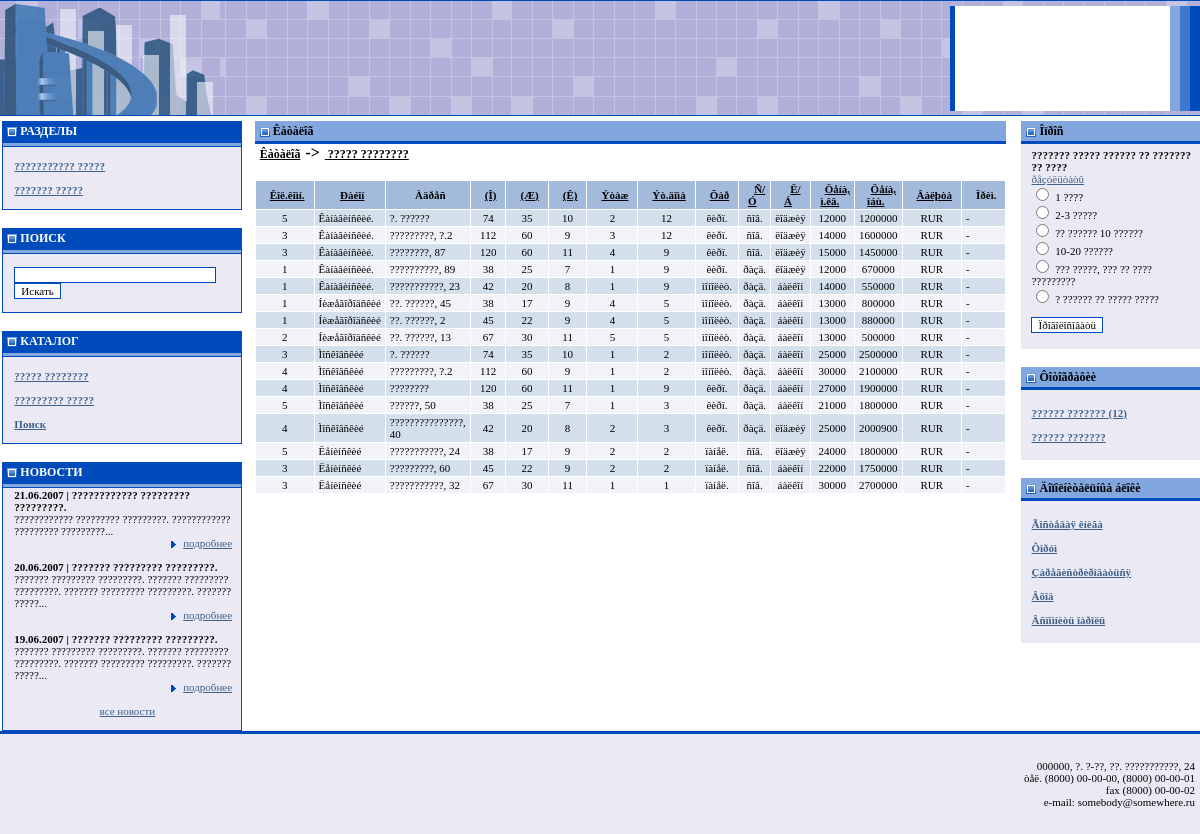
The page /source/catalog.php?id_catalog=1 on the database its author committed.
### tables this page shows
CREATE TABLE system_menu_catalog (
  id_catalog int(11) NOT NULL auto_increment,
  `name` tinytext NOT NULL,
  description text NOT NULL,
  keywords tinytext NOT NULL,
  modrewrite tinytext NOT NULL,
  pos int(11) NOT NULL default '0',
  hide enum('show','hide') NOT NULL default 'show',
  id_parent int(11) NOT NULL default '0',
  PRIMARY KEY  (id_catalog)
);

CREATE TABLE system_catalog (
  id_catalog int(11) NOT NULL auto_increment,
  `name` tinytext NOT NULL,
  description text NOT NULL,
  keywords tinytext NOT NULL,
  modrewrite tinytext NOT NULL,
  pos int(11) NOT NULL default '0',
  hide enum('show','hide') NOT NULL default 'show',
  id_parent int(11) NOT NULL default '0',
  PRIMARY KEY  (id_catalog)
);

CREATE TABLE system_news (
  id_news int(11) NOT NULL auto_increment,
  `name` tinytext NOT NULL,
  body text NOT NULL,
  putdate datetime NOT NULL default '0000-00-00 00:00:00',
  url tinytext NOT NULL,
  urltext tinytext NOT NULL,
  urlpict tinytext NOT NULL,
  hide enum('show','hide') NOT NULL default 'show',
  PRIMARY KEY  (id_news),
  FULLTEXT KEY `name` (`name`,body)
);

CREATE TABLE system_position (
  id_position int(11) NOT NULL auto_increment,
  note tinytext NOT NULL,
  district enum('kanavinskii','nizhegorodskii','sovetskii','priokskii','moskovskii','avtozavodskii','leninskii','sormovskii') NOT NULL default 'kanavinskii',
  address tinytext NOT NULL,
  squareo smallint(6) NOT NULL default '0',
  squarej smallint(6) NOT NULL default '0',
  squarek smallint(6) NOT NULL default '0',
  rooms tinyint(4) NOT NULL default '0',
  `floor` tinyint(4) NOT NULL default '0',
  floorhouse tinyint(4) NOT NULL default '0',
  material enum('brick','concrete','reconcrete') NOT NULL default 'brick',
  su enum('separate','combined') NOT NULL default 'separate',
  balcony enum('balcony','loggia') NOT NULL default 'balcony',
  price int(10) NOT NULL default '0',
  pricemeter int(10) NOT NULL default '0',
  currency enum('RUR','USD','EUR') NOT NULL default 'RUR',
  hide enum('show','hide') NOT NULL default 'show',
  pos int(11) NOT NULL default '0',
  putdate datetime NOT NULL,
  id_catalog int(8) NOT NULL default '0',
  PRIMARY KEY  (id_position),
  KEY id_catalog (id_catalog)
);

CREATE TABLE system_poll (
  id_catalog int(11) NOT NULL auto_increment,
  `name` text,
  archive enum('archive','active') NOT NULL default 'archive',
  hide enum('show','hide') NOT NULL default 'show',
  putdate datetime default NULL,
  PRIMARY KEY  (id_catalog)
);

CREATE TABLE system_poll_answer (
  id_position int(10) NOT NULL auto_increment,
  `name` text,
  pos int(4) default NULL,
  hits int(11) default NULL,
  id_catalog int(11) default NULL,
  PRIMARY KEY  (id_position)
);

CREATE TABLE system_photo_catalog (
  id_catalog int(11) NOT NULL auto_increment,
  `name` tinytext NOT NULL,
  description text NOT NULL,
  hide enum('show','hide') NOT NULL default 'show',
  pos int(11) NOT NULL,
  PRIMARY KEY  (id_catalog)
);

### source/catalog_position.php (the view, shortened to what the rows shown need)
<?php
  $strtmp = "pos";
  $query = "SELECT * FROM $tbl_cat_position
            WHERE id_catalog=$_GET[id_catalog]
            ORDER BY $strtmp";
  $pos = mysql_query($query);
  if (mysql_num_rows($pos)>0)
  {
     $href = "catalog.php?id_catalog=$_GET[id_catalog]";
     echo "<table width=100%
                  border=0
                  cellspacing=1
                  cellpadding=1><tr class=stable_tr_ttl_clr>
               <b><a class=main_txt
                  href=$href&roomsorder=$_GET[roomsorder]>Êîë.êîìí.</a></b>
               <b><a class=main_txt
                  href=$href&districtorder=$_GET[districtorder]>Ðàéîí</a></b>
               <b><a class=main_txt
                  href=$href&square_o_order=$_GET[square_o_order]>(Î)</a></b>
               <b><a class=main_txt
                  href=$href&square_j_order=$_GET[square_j_order]>(Æ)</a></b>
               <b><a class=main_txt
                  href=$href&square_k_order=$_GET[square_k_order]>(Ê)</a></b>
               <b><a class=main_txt
                  href=$href&floor_order=$_GET[floor_order]>Ýòàæ</a></b>
               <b><a class=main_txt
                  href=$href&floor_house_order=".
                 "$_GET[floor_house_order]>Ýò.äîìà</a></b>
               <b><a class=main_txt
                  href=$href&material_order=$_GET[material_order]>Õàð</a></b>
               <b><a class=main_txt
                  href=$href&su_order=$_GET[su_order]>Ñ/Ó</a></b>
               <b><a class=main_txt
                  href=$href&balcony_order=$_GET[balcony_order]>Ë/Á</a></b>
               <b><a class=main_txt
                  href=$href&price_metr_order=".
                 "$_GET[price_metr_order]>Öåíà,<br>ì.êâ.</a></b>
               <b><a class=main_txt
                  href=$href&price_order=$_GET[price_order]>Öåíà, îáù.</a></b>
               <b><a class=main_txt
                  href=$href&currency_order=$_GET[currency_order]>Âàëþòà</a></b>
          </tr>";
    $i = 0;
    while($position = mysql_fetch_array($pos))
    {
      switch ($position['district'])
      {
        case 'kanavinskii':
          $distr = "Êàíàâèíñêèé.";
          break;
        case 'nizhegorodskii':
          $distr = "Íèæåãîðîäñêèé";
          break;
        case 'moskovskii':
          $distr = "Ìîñêîâñêèé";
          break;
        case 'leninskii':
          $distr = "Ëåíèíñêèé";
          break;
      }
      switch ($position['material'])
      {
        case 'brick':
          $material = "êèðï.";
          break;
        case 'concrete':
          $material = "ïàíåë.";
          break;
        case 'reconcrete':
          $material = "ìîíîëèò.";
          break;
      }
      switch ($position['su'])
      {
        case 'separate':
          $su = "ñîâ.";
          break;
        case 'combined':
          $su = "ðàçä.";
          break;
      }
      switch ($position['balcony'])
      {
        case 'balcony':
          $balcony = "áàëêîí";
          break;
        case 'loggia':
          $balcony = "ëîäæèÿ";
          break;
      }
      if($i++ % 2) $class = "stable_tr_clr2";
      else $class = "stable_tr_clr1";
      echo "<tr class=\"$class\">
            <td align=center class=stable_txt>
              $position[rooms]
            </td>
            <td class=stable_txt>
              $distr
            </td>
            <td class=stable_txt>
              $position[address]
            </td>
            <td align=center class=stable_txt>
              $position[squareo]
            </td>
            <td align=center class=stable_txt>
              $position[squarej]
            </td>
            <td align=center class=stable_txt>
              $position[squarek]
            </td>
            <td align=center class=stable_txt>
              $position[floor]
            </td>
            <td align=center class=stable_txt>
              $position[floorhouse]
            </td>
            <td align=center class=stable_txt>
              $material
            </td>
            <td align=center class=stable_txt>
              $su
            </td>
            <td align=center class=stable_txt>
              $balcony
            </td>
            <td align=center class=stable_txt>
              $position[pricemeter]
            </td>
            <td align=center class=stable_txt>
              $position[price]
            </td>
            <td align=center class=stable_txt>
              $position[currency]
            </td>
            <td class=stable_txt>
              $position[note]
            </td>
          </tr>";
    }
    echo "</table>";
  }
?>

### source/templates/top.php (shortened to what the rows shown need)
<?php
  require_once("config/config.php");
  require_once("dmn/utils/utils.print_page.php");
?>
<html>
<head>
<link href="site.css" rel="stylesheet" type="text/css">
</head>
<body bgcolor="#FFFFFF" text="#000000" topmargin="0" bottommargin="0" rightmargin="0" leftmargin="0" marginwidth="0" marginheight="0">
<table width="100%" height="100%" border="0" cellpadding="0" cellspacing="0">
<tr>
<td valign="top">
<table width="100%" border="0" cellspacing="0" cellpadding="0">
<tr>
<td width="250" align="center" valign="top" style="padding-top: 5px;">
<table width="240" border="0" cellpadding="0" cellspacing="0" bgcolor="#004BBC">
<tr>
<td>
<table width="100%" border="0" cellspacing="1" cellpadding="1">
<tr>
<tr>
<td bgcolor="#EBEAF4">
<table width="100%" border="0" cellspacing="0" cellpadding="0">
<tr>
  <td width="100%" height="25" align="left" class="in_input_txt"><br>
  <?php
    $query = "SELECT * FROM $tbl_catalog
              WHERE hide = 'show' AND id_parent = 0
              ORDER BY pos";
    $cat = mysql_query($query);
    if(mysql_num_rows($cat))
    {
      while($catalog = mysql_fetch_array($cat))
      {
        echo "<b><a href=index.php?id_catalog=$catalog[id_catalog]
                    class=\"rightpanel_lnk\">$catalog[name]</a></b><br><br>";
      }
    }
  ?>
  </td>
</tr>
</table>
</td>
</tr>
</table>
</td>
</tr>
</table>
<br>
<br>
<table width="240" border="0" cellpadding="0" cellspacing="0" bgcolor="#004BBC">
<tr>
<td>
<table width="100%" border="0" cellspacing="1" cellpadding="1">
<tr>
<tr>
<td bgcolor="#EBEAF4">
<table width="100%" border="0" cellspacing="0" cellpadding="0">
<tr>
  <td width="100%" height="25" align="left" class="in_input_txt"><br>
  <?php
    $query = "SELECT * FROM $tbl_cat_catalog
              WHERE hide = 'show' AND id_parent = 0
              ORDER BY pos";
    $cat = mysql_query($query);
    if(mysql_num_rows($cat))
    {
      while($catalog = mysql_fetch_array($cat))
      {
        echo "<b><a href=index.php?id_catalog=$catalog[id_catalog]
                    class=\"rightpanel_lnk\">$catalog[name]</a></b><br><br>";
      }
      echo "<b><a href=catalog_search.php
                  class=\"rightpanel_lnk\">Поиск</a></b><br><br>";
    }
  ?>
  </td>
</tr>
</table>
</td>
</tr>
</table>
</td>
</tr>
</table>
<br>
<table width="240" border="0" cellpadding="0" cellspacing="0" bgcolor="#004BBC">
<tr>
<td>
<table width="100%" border="0" cellspacing="1" cellpadding="1">
<tr>
<tr>
<td bgcolor="#EBEAF4">
<table width="100%" border="0" cellspacing="0" cellpadding="0">
<tr>
  <td width="100%" height="25" align="left" class="in_input_txt">
  <?php
    $query = "SELECT id_news,
                     name,
                     body,
                     DATE_FORMAT(putdate,'%d.%m.%Y') as putdate_format,
                     url,
                     urltext,
                     urlpict,
                     hide
              FROM $tbl_news
              WHERE hide = 'show'
              ORDER BY putdate DESC
              LIMIT 3";
    $new = mysql_query($query);
    if(mysql_num_rows($new))
    {
      $patt = array("[b]", "[/b]", "[i]", "[/i]");
      $repl = array("", "", "", "");
      $pattern_url = "|\[url[^\]]*\]|";
      $pattern_b_url = "|\[/url[^\]]*\]|";
      while($news_up = mysql_fetch_array($new))
      {
        if(strlen($news_up['body']) > 100)
        {
          $news_up['body'] = substr($news_up['body'], 0, 100)."...";
          $news_up['body'] = str_replace($patt, $repl, $news_up['body']);
          $news_up['body'] = preg_replace($pattern_url, "", $news_up['body']);
          $news_up['body'] = preg_replace($pattern_b_url, "", $news_up['body']);
        }
        echo "<b>$news_up[putdate_format] | ".print_page($news_up['name'])."</b>
            <br>
            ".print_page($news_up['body'])."
            <div align=\"right\">
              <a href=\"news.php?id_news=$news_up[id_news]\"
                 class=\"rightpanel_lnk\">
                 <img src=\"dataimg/dot_lnk.gif\" hspace=\"6\" border=\"0\" align=\"absmiddle\">подробнее</a>&nbsp;&nbsp;&nbsp;
            </div>
            <br>";
      }
    }
    echo "<div align=\"center\">
            <a href=\"news.php\"
               class=\"rightpanel_lnk\">все новости</a><br>
          </div><br>";
  ?>
  </td>
</tr>
</table>
</td>
</tr>
</table>
</td>
</tr>
</table>
</td>
<td valign="top" style="padding-top: 5px; padding-left: 10px; padding-right: 15px; padding-bottom: 10px;">

### source/dmn/utils/utils.print_page.php (shortened to what the rows shown need)
<?php
  function print_page($postbody)
  {
    $postbody = preg_replace_callback(
              "|([a-zà-ÿ\d!]{35,})|i",
              "split_text",
              $postbody);
    $postbody = htmlspecialchars($postbody, ENT_QUOTES);
    $pattern = "#\[b\](.+)\[\/b\]#isU";
    $postbody = preg_replace($pattern,
                             '<b>\\1</b>',
                             $postbody);
    $pattern = "#\[i\](.+)\[\/i\]#isU";
    $postbody = preg_replace($pattern,
                             '<i>\\1</i>',
                             $postbody);
    $pattern = "#\[u\](.+)\[\/u\]#isU";
    $postbody = preg_replace($pattern,
                             '<u>\\1</u>',
                             $postbody);
    $pattern = "#\[sup\](.+)\[\/sup\]#isU";
    $postbody = preg_replace($pattern,
                             '<sup>\\1</sup>',
                             $postbody);
    $pattern = "#\[sub\](.+)\[\/sub\]#isU";
    $postbody = preg_replace($pattern,
                             '<sub>\\1</sub>',
                             $postbody);
    $pattern = "#\[url\][\s]*([\S]*)[\s]*\[\/url\]#si";
    $postbody = preg_replace_callback($pattern,
               "url_replace",
                $postbody);
    $pattern = "#\[url[\s]*=[\s]*([\S]+)[\s]*\][\s]*([^\[]*)\[/url\]#isU";
    $postbody = preg_replace_callback($pattern,
               "url_replace_name",
                $postbody);
    return $postbody;
  }
?>

### source/utils.navigation.php (shortened to what the rows shown need)
<?php
  function menu_navigation($id_catalog, $link, $catalog)
  {
    $id_catalog = intval($id_catalog);
    $query = "SELECT * FROM $catalog
              WHERE id_catalog = $id_catalog";
    $cat = mysql_query($query);
    if(mysql_num_rows($cat) > 0)
    {
      $catalog_result = mysql_fetch_array($cat);
      $link = "-&gt;<a class=main_ttl
              href=catalog.php?id_parent=".$catalog_result['id_catalog'].">
              ".$catalog_result['name']."</a>".$link;
      $link = menu_navigation($catalog_result['id_parent'],
                              $link,
                              $catalog);
    }
    return $link;
  }
?>

### source/templates/bottom.php (shortened to what the rows shown need)
</td>
<td width="250" valign="top" style="padding-top: 5px;">
<table width="100%" border="0" cellpadding="0" cellspacing="0">
<tr>
<td bgcolor="#EBEAF4" class="rightpanel_txt">
  <?php
    $query = "SELECT * FROM $tbl_poll
              WHERE archive = 'active' AND
      	            hide = 'show'";
    $pol = mysql_query($query);
    if(mysql_num_rows($pol))
    {
      $poll = mysql_fetch_array($pol);
      echo "<b>$poll[name]</b><br>
            <a class=\"rightpanel_lnk\" href=poll.php>ðåçóëüòàòû</a>";
      $query = "SELECT * FROM $tbl_poll_answer
                WHERE id_catalog = $poll[id_catalog]
                ORDER BY pos";
      $ans = mysql_query($query);
      if(mysql_num_rows($ans))
      {
        echo "<form action=poll.php method=post>";
        while($answers = mysql_fetch_array($ans))
        {
          echo "<input type=radio name=id_position value=\"$answers[id_position]\"> $answers[name]<br>";
        }
        echo "<br><input class=in_input type=submit value=Ïðîãîëîñîâàòü>";
        echo "</form>";
      }
    }
  ?>
</td>
</tr>
<tr>
<td bgcolor="#EBEAF4" class="rightpanel_txt"><br>
<?php
  $query = "SELECT * FROM $tbl_photo_catalog
            WHERE hide = 'show'";
  $cat = mysql_query($query);
  if(mysql_num_rows($cat) > 1)
  {
    while($catalog_photo = mysql_fetch_array($cat))
    {
      $query = "SELECT COUNT(*) FROM $tbl_photo_position
                WHERE id_catalog = $catalog_photo[id_catalog] AND
                      hide = 'show'";
      $cnt = mysql_query($query);
      $total = mysql_result($cnt, 0);
      if($total > 0) $total = "&nbsp;($total)";
      else $total = "";
      echo "<b><a href=gallery.php?id_catalog=$catalog_photo[id_catalog]
                    class=\"rightpanel_lnk\">".
           "{$catalog_photo[name]}$total</a></b><br><br>";
    }
  }
?>
</td>
</tr>
</table>
</td>
</tr>
</table>
</td>
</tr>
</table>
</body>
</html>

### rows shown on the page
system_menu_catalog: name "??????????? ?????"
system_menu_catalog: name "??????? ?????"
system_catalog: name "????? ????????"
system_catalog: name "????????? ?????"
system_news: news_up "21.06.2007", name "???????????? ????????? ?????????. ???????????? ????????? ?????????. ???????????? ????????? ?????????..."
system_news: news_up "20.06.2007", name "??????? ????????? ?????????. ??????? ????????? ?????????. ??????? ????????? ?????????. ??????? ????????? ?????????. ??????? ?????..."
system_news: news_up "19.06.2007", name "??????? ????????? ?????????. ??????? ????????? ?????????. ??????? ????????? ?????????. ??????? ????????? ?????????. ??????? ?????..."
system_position: rooms "5", district "Êàíàâèíñêèé.", address "?. ??????", squareo "74", squarej "35", squarek "10", floor "2", floorhouse "12", material "êèðï.", su "ñîâ.", balcony "ëîäæèÿ", pricemeter "12000", price "1200000", currency "RUR", note "-"
system_position: rooms "3", district "Êàíàâèíñêèé.", address "?????????, ?.2", squareo "112", squarej "60", squarek "9", floor "3", floorhouse "12", material "êèðï.", su "ñîâ.", balcony "ëîäæèÿ", pricemeter "14000", price "1600000", currency "RUR", note "-"
system_position: rooms "3", district "Êàíàâèíñêèé.", address "????????, 87", squareo "120", squarej "60", squarek "11", floor "4", floorhouse "9", material "êèðï.", su "ñîâ.", balcony "ëîäæèÿ", pricemeter "15000", price "1450000", currency "RUR", note "-"
system_position: rooms "1", district "Êàíàâèíñêèé.", address "??????????, 89", squareo "38", squarej "25", squarek "7", floor "1", floorhouse "9", material "êèðï.", su "ðàçä.", balcony "ëîäæèÿ", pricemeter "12000", price "670000", currency "RUR", note "-"
system_position: rooms "1", district "Êàíàâèíñêèé.", address "???????????, 23", squareo "42", squarej "20", squarek "8", floor "1", floorhouse "9", material "ìîíîëèò.", su "ðàçä.", balcony "áàëêîí", pricemeter "14000", price "550000", currency "RUR", note "-"
system_position: rooms "1", district "Íèæåãîðîäñêèé", address "??. ??????, 45", squareo "38", squarej "17", squarek "9", floor "4", floorhouse "5", material "ìîíîëèò.", su "ðàçä.", balcony "áàëêîí", pricemeter "13000", price "800000", currency "RUR", note "-"
system_position: rooms "1", district "Íèæåãîðîäñêèé", address "??. ??????, 2", squareo "45", squarej "22", squarek "9", floor "4", floorhouse "5", material "ìîíîëèò.", su "ðàçä.", balcony "áàëêîí", pricemeter "13000", price "880000", currency "RUR", note "-"
system_position: rooms "2", district "Íèæåãîðîäñêèé", address "??. ??????, 13", squareo "67", squarej "30", squarek "11", floor "5", floorhouse "5", material "ìîíîëèò.", su "ðàçä.", balcony "áàëêîí", pricemeter "13000", price "500000", currency "RUR", note "-"
system_position: rooms "3", district "Ìîñêîâñêèé", address "?. ??????", squareo "74", squarej "35", squarek "10", floor "1", floorhouse "2", material "ìîíîëèò.", su "ðàçä.", balcony "áàëêîí", pricemeter "25000", price "2500000", currency "RUR", note "-"
system_position: rooms "4", district "Ìîñêîâñêèé", address "?????????, ?.2", squareo "112", squarej "60", squarek "9", floor "1", floorhouse "2", material "ìîíîëèò.", su "ðàçä.", balcony "áàëêîí", pricemeter "30000", price "2100000", currency "RUR", note "-"
system_position: rooms "4", district "Ìîñêîâñêèé", address "????????", squareo "120", squarej "60", squarek "11", floor "1", floorhouse "9", material "êèðï.", su "ðàçä.", balcony "áàëêîí", pricemeter "27000", price "1900000", currency "RUR", note "-"
system_position: rooms "5", district "Ìîñêîâñêèé", address "??????, 50", squareo "38", squarej "25", squarek "7", floor "1", floorhouse "3", material "êèðï.", su "ðàçä.", balcony "áàëêîí", pricemeter "21000", price "1800000", currency "RUR", note "-"
system_position: rooms "4", district "Ìîñêîâñêèé", address "???????????????, 40", squareo "42", squarej "20", squarek "8", floor "2", floorhouse "3", material "êèðï.", su "ðàçä.", balcony "ëîäæèÿ", pricemeter "25000", price "2000900", currency "RUR", note "-"
system_position: rooms "5", district "Ëåíèíñêèé", address "???????????, 24", squareo "38", squarej "17", squarek "9", floor "2", floorhouse "2", material "ïàíåë.", su "ñîâ.", balcony "ëîäæèÿ", pricemeter "24000", price "1800000", currency "RUR", note "-"
system_position: rooms "3", district "Ëåíèíñêèé", address "?????????, 60", squareo "45", squarej "22", squarek "9", floor "2", floorhouse "2", material "ïàíåë.", su "ñîâ.", balcony "áàëêîí", pricemeter "22000", price "1750000", currency "RUR", note "-"
system_position: rooms "3", district "Ëåíèíñêèé", address "???????????, 32", squareo "67", squarej "30", squarek "11", floor "1", floorhouse "1", material "ïàíåë.", su "ñîâ.", balcony "áàëêîí", pricemeter "30000", price "2700000", currency "RUR", note "-"
system_poll: name "??????? ????? ?????? ?? ??????? ?? ????"
system_poll_answer: name "1 ????"
system_poll_answer: name "2-3 ?????"
system_poll_answer: name "?? ?????? 10 ??????"
system_poll_answer: name "10-20 ??????"
system_poll_answer: name "??? ?????, ??? ?? ???? ?????????"
system_poll_answer: name "? ?????? ?? ????? ?????"
system_photo_catalog: name "?????? ???????", total "(12)"
system_photo_catalog: name "?????? ???????"

### other values the page prints
$title "Êàòàëîã"
implode("<br>", $adr_arr) "000000, ?. ?-??, ??. ???????????, 24 òåë. (8000) 00-00-00, (8000) 00-00-01 fax (8000) 00-00-02 e-mail: somebody@somewhere.ru"
